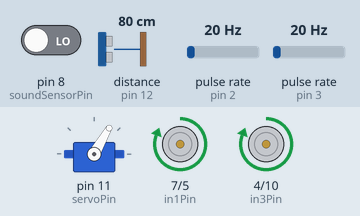
Recording of a sketch running on a simulated Arduino Uno, built with avr-gcc and run on an emulated ATmega328P. Parts: servo, motor-driver pin pairs drawn as motors (green arrow = first pin HIGH = forward, orange = second pin HIGH = backward, longer = more drive, scaled by the enable pin). Wiring (inferred from the names in the program): ultrasonic range finder: trigger pin 13; echo pin 12; 2 × pulse sensor: data pin 2 / data pin 3. Inputs (shaded band) come from the test bench; at power-on: pin 8 (soundSensorPin) LOW, distance to the obstacle (sensor on pin 12) 80 cm, pulse rate (sensors on pin 2, pin 3) 20 Hz. The echo pulse lasts 58.3 µs per cm; what the sketch prints to the serial monitor is not drawn.

Above: at 1.2 s.
1.3 s: pin 8 (soundSensorPin) driven HIGH
At 1.9 s:
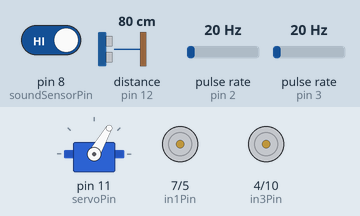
4.3 s: distance to the obstacle (sensor on pin 12) set to 2 cm
At 4.45 s:
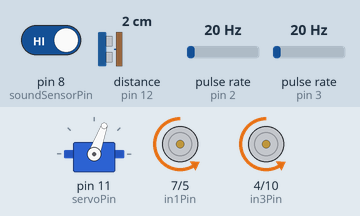
6.0 s: pin 8 (soundSensorPin) driven LOW
At 7.2 s:
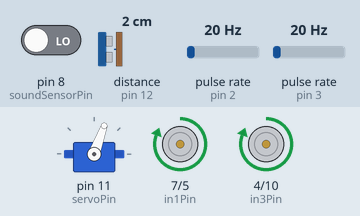
7.5 s: pin 8 (soundSensorPin) driven HIGH
Timing chart, 0 to 39.0 s (numbered marks = the images above; inputs shaded):
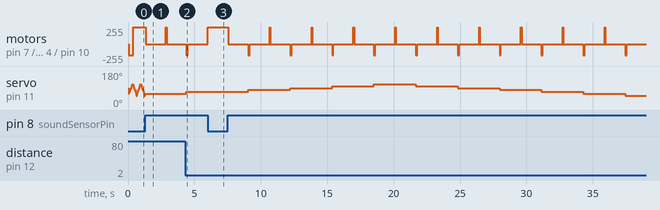

The sketch:

main.ino
```cpp
#include <Servo.h>
#define PIN_DO 2

#define HOLES_DISC 20  // Số lỗ trên đĩa encoder
#define WHEEL_CIRCUMFERENCE 20.42  // Chu vi bánh xe (cm)
#define TARGET_DISTANCE 120  // Khoảng cách cần di chuyển (cm)
#define TARGET_PULSES ((TARGET_DISTANCE / 20) * 60)  // Số xung cần thiết 60, tính kèm sai số.

Servo servo;

volatile unsigned int pulsesLeft = 0;   // Số xung của bánh trái
volatile unsigned int pulsesRight = 0;  // Số xung của bánh phải
float rpm;
unsigned long timeOld;

const int trigPin = 13;
const int echoPin = 12;
const int servoPin = 11;

const int enAPin = 6;
const int in1Pin = 7;
const int in2Pin = 5;

const int enBPin = 9;
const int in3Pin = 4;
const int in4Pin = 10;

const int encoderPinLeft = 3;
const int encoderPinRight = 2;

const int soundSensorPin = 8; // Cảm biến âm thanh

volatile long encoderCountLeft = 0;
volatile long encoderCountRight = 0;

const float wheelDiameter = 65.0;
const int pulsesPerRevolution = 20;
const float wheelCircumference = 3.1416 * wheelDiameter;

#define NUM_ANGLES 7
unsigned char sensorAngle[NUM_ANGLES] = {50 ,60, 70, 80, 90, 100, 110};
unsigned int distance[NUM_ANGLES];

enum Motor { LEFT, RIGHT };

bool encoderMode = false; // Trạng thái chế độ Encoder Mode

void go(Motor m, int speed) {
    digitalWrite(m == LEFT ? in1Pin : in3Pin, speed > 0 ? HIGH : LOW);
    digitalWrite(m == LEFT ? in2Pin : in4Pin, speed <= 0 ? HIGH : LOW);
    analogWrite(m == LEFT ? enAPin : enBPin, abs(speed));
}

void goBoth(int speedLeft, int speedRight) {
    go(LEFT, speedLeft);
    go(RIGHT, speedRight);
}

void countEncoderLeft() {
    pulsesLeft++;
}
void countEncoderRight() {
    pulsesRight++;
}

unsigned int readDistance() {
    digitalWrite(trigPin, HIGH);
    delayMicroseconds(10);
    digitalWrite(trigPin, LOW);
    unsigned long duration = pulseIn(echoPin, HIGH);
    return duration * 343 / 2000;
}

void readNextDistance() {
    static unsigned char angleIndex = 0;
    static signed char step = 1;

    distance[angleIndex] = readDistance();
    angleIndex += step;
    if (angleIndex == NUM_ANGLES - 1) step = -1;
    else if (angleIndex == 0) step = 1;

    servo.write(sensorAngle[angleIndex]);
}

void toggleEncoderMode() {
    encoderMode = !encoderMode; // Chuyển đổi trạng thái
    if (encoderMode) {
        pulsesLeft = 0;
        pulsesRight = 0;
        Serial.println("Chuyển sang chế độ Encoder Mode.");
    } else {
        Serial.println("Thoát chế độ Encoder Mode.");
    }
}

void setup() {
    Serial.begin(9600);

    pinMode(encoderPinLeft, INPUT_PULLUP);
    pinMode(encoderPinRight, INPUT_PULLUP);
    attachInterrupt(digitalPinToInterrupt(encoderPinLeft), countEncoderLeft, RISING);
    attachInterrupt(digitalPinToInterrupt(encoderPinRight), countEncoderRight, RISING);

    pinMode(trigPin, OUTPUT);
    pinMode(echoPin, INPUT);
    digitalWrite(trigPin, LOW);

    pinMode(enAPin, OUTPUT);
    pinMode(in1Pin, OUTPUT);
    pinMode(in2Pin, OUTPUT);
    pinMode(enBPin, OUTPUT);
    pinMode(in3Pin, OUTPUT);
    pinMode(in4Pin, OUTPUT);

    pinMode(soundSensorPin, INPUT);
    servo.attach(servoPin);servo.write(90);

    //goBoth(0, 0);

    Serial.print("Brumm brumm !!");
    //Serial.println(encoderModePulses);

    pulsesLeft = 0;
    pulsesRight = 0;
}

unsigned long previousMillis = 0;
const long interval = 50;

void loop() {
    // Kiểm tra tín hiệu từ cảm biến âm thanh để chuyển đổi chế độ
    if (digitalRead(soundSensorPin) == HIGH) {
        delay(50); // Debounce
        if (digitalRead(soundSensorPin) == HIGH) {
            // Dừng xe trong 1 giây trước khi chuyển sang Encoder Mode
            goBoth(0, 0); // Dừng xe
            Serial.println("Dừng 1 giây trước khi chuyển sang Encoder Mode...");
            delay(1000); // Dừng 1 giây

            toggleEncoderMode(); // Chuyển sang Encoder Mode
            delay(500); // Ngăn kích hoạt liên tục
        }
    }

    if (encoderMode) {
          Serial.println(pulsesLeft);
          Serial.println(pulsesRight);
        // Chế độ Encoder Mode
            if (pulsesLeft < TARGET_PULSES && pulsesRight < TARGET_PULSES) {
            // Cấu hình động cơ trái quay thuận
            digitalWrite(in1Pin, HIGH);
            digitalWrite(in2Pin, LOW);
            analogWrite(enAPin, 255);  // Động cơ trái quay với tốc độ 100%

            // Cấu hình động cơ phải quay thuận
            digitalWrite(in3Pin, HIGH);
            digitalWrite(in4Pin, LOW);
            analogWrite(enBPin, 255);  // Động cơ phải quay với tốc độ 100%
            }

            else {
                // Dừng động cơ khi đạt đủ xung
                // analogWrite(enAPin, 0);
                // analogWrite(enBPin, 0);
                Serial.println("Đã di chuyển đủ khoảng cách !");
                Serial.println(encoderCountRight);
                Serial.println(encoderCountLeft);

                goBoth(0, 0); // Dừng lại sau khi lùi 200 xung

                Serial.println("Dừng và thoát chế độ Encoder");
                delay(3000);
                toggleEncoderMode(); // Thoát chế độ Encoder Mode

            }

    }
    else {
        // Chế độ chạy bình thường (tránh vật cản)
        unsigned long currentMillis = millis();

        if (currentMillis - previousMillis >= interval) {
            previousMillis = currentMillis;

            readNextDistance();

            bool tooClose = false;
            for (unsigned char i = 0; i < NUM_ANGLES; i++) {
                if (distance[i] < 300) {
                    tooClose = true;
                    break;
                }
            }

            if (tooClose) {
                goBoth(-170, -170); // Lùi lại một chút
                delay(50);

            } else {
                goBoth(255, 255); // Chạy bình thường
            }
        }
    }
}
```

Measured:
- after the input at 1.3 s, motor on pin 7 (in1Pin) / pin 5 (in2Pin), motor on pin 4 (in3Pin) / pin 10 (in4Pin): forward 255/255 → stopped after 0.05 s; servo on pin 11 (servoPin): stops changing and stays 60°
- after the input at 6.0 s, motor on pin 7 (in1Pin) / pin 5 (in2Pin), motor on pin 4 (in3Pin) / pin 10 (in4Pin): goes on until 6.0 s, then stays forward 255/255
